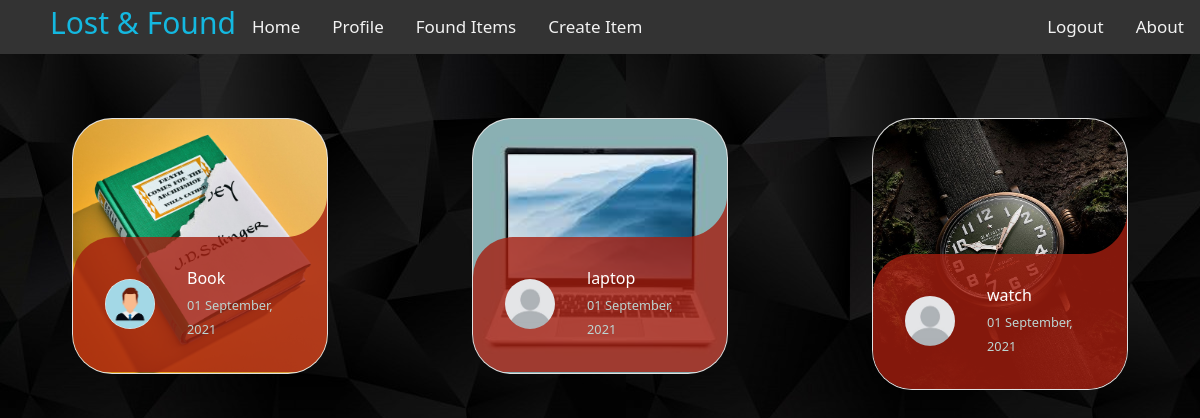
The app's page / (signed in) with its own data.
### findme/models.py (models this page shows, shortened)
class ItemLost(models.Model):
    ItemID = models.AutoField(primary_key=True)
    name = models.ForeignKey(User, on_delete=models.CASCADE, null=True)
    title = models.CharField(max_length=30)
    description = models.CharField(max_length=200)
    found = models.BooleanField(default=False)
    location = models.TextField(max_length=100)
    lost_date = models.DateTimeField(auto_now=True)
    image = models.ImageField(upload_to='findme/images', default="")
    found_location = models.CharField(max_length=100, null=True, blank=True)
    item_found_by = models.ForeignKey(User, on_delete=models.CASCADE, null=True, blank=True,
                                      related_name="item_found_user")

### register/models.py (models this page shows, shortened)
class Profile(models.Model):
    user = models.OneToOneField(User, on_delete=models.CASCADE)
    image = models.ImageField(default='default.jpg', upload_to='register/images')

### findme/views.py (the view)
# urls.py: 2. Add a URL to urlpatterns:  path('', views.home, name='home')
@login_required
def home(request):
    context = {
        'items': ItemLost.objects.filter(found=False)
    }
    return render(request, 'findme/home.html', context)

### findme/templates/findme/home.html (shortened to what this page needs)
{% extends "findme/base.html" %}
{% block content %}
<div class="container-fluid">
    <div class="row">
        <div class="col-md-12">
            <div class="row">
                {% if items|length > 0 %}
                {% for item in items %}
                <div class="col-md-4">
                    <ul class="cards">
                        <li>
                            <a href="{% url 'detail' item.ItemID %}" class="card">
                                <img src="{{ item.image.url}}" alt="" class="class__image picture">
                                <div class="card__overlay">
                                    <div style="background-color: rgb(166, 30, 15,0.8)" class="card__header">
                                        <svg class="card__arc" xmlns="http://www.w3.org/2000/svg">
                                            <path/>
                                        </svg>
                                        <img src="{{ item.name.profile.image.url }}" class="card__thumb">
                                        <div class="card__header-text">
                                            <h3 style="color:white" class="card__title">{{item.title}}</h3>
                                            <span class="card__status">{{ item.lost_date|date:"d F, Y"}}</span>
                                        </div>
                                    </div>
                                </div>
                            </a>
                        </li>
                    </ul>
                </div>
                {% endfor %}
                {% else %}
                <h1 style="color:white">No items are lost!</h1>
                {% endif %}
            </div>
        </div>
    </div>
</div>
{% endblock %}

### findme/templates/findme/home.html (style rules this page uses)
:root { --surface-color: #0b0c10; --curve: 40; --black-color: #45a29e; --text-color: rgb(188, 212, 209); }
* { box-sizing: border-box; }
.cards { display: grid; gap: 2rem; margin: 4rem 5vw; padding: 0; list-style: none; }
.card { position: relative; display: block; height: 100%; border-radius: calc(var(--curve)*1px); -webkit-border-radius: calc(var(--curve)*1px); -moz-border-radius: calc(var(--curve)*1px); -o-border-radius: calc(var(--curve)*1px); overflow: hidden; text-decoration: none; }
.picture { width: 100%; height: auto; }
.card__overlay { position: absolute; bottom: 0; left: 0; right: 0; z-index: 1; height: 100%; border-radius: calc(var(--curve)*1px); background: var(--surface-color); transform: translateY(100%); -webkit-transform: translateY(100%); -moz-transform: translateY(100%); -ms-transform: translateY(100%); -o-transform: translateY(100%); transition: 0.2s ease-in-out; -webkit-transition: 0.2s ease-in-out; -moz-transition: 0.2s ease-in-out; -o-transition: 0.2s ease-in-out; -ms-transition: 0.2s ease-in-out; }
.card__header { position: relative; display: flex; align-items: center; gap: 2rem; border-radius: calc(var(--curve)*1px) 0 0 0; background-color: var(--surface-color); padding: 2em; transform: translateY(-100%); -webkit-transform: translateY(-100%); -moz-transform: translateY(-100%); -ms-transform: translateY(-100%); -o-transform: translateY(-100%); transition: 0.2s ease-in-out; }
.card__arc, .card__arc__found { width: 5em; height: 5em; position: absolute; bottom: 100%; right: 0; z-index: 1; }
.card__thumb { flex-shrink: 0; width: 3.125em; height: 3.125em; border-radius: 50%; -webkit-border-radius: 50%; -moz-border-radius: 50%; -ms-border-radius: 50%; -o-border-radius: 50%; }
.card__title { font-size: 1em; margin: 0 0 0.3em; color: var(--black-color); }
.card__status { font-size: 0.8em; color: var(--text-color); }

### records on screen
ItemLost: image (picture), name.profile.image (picture), title "Book", lost_date "01 September, 2021"
ItemLost: image (picture), name.profile.image (placeholder picture), title "laptop", lost_date "01 September, 2021"
ItemLost: image (picture), name.profile.image (placeholder picture), title "watch", lost_date "01 September, 2021"
